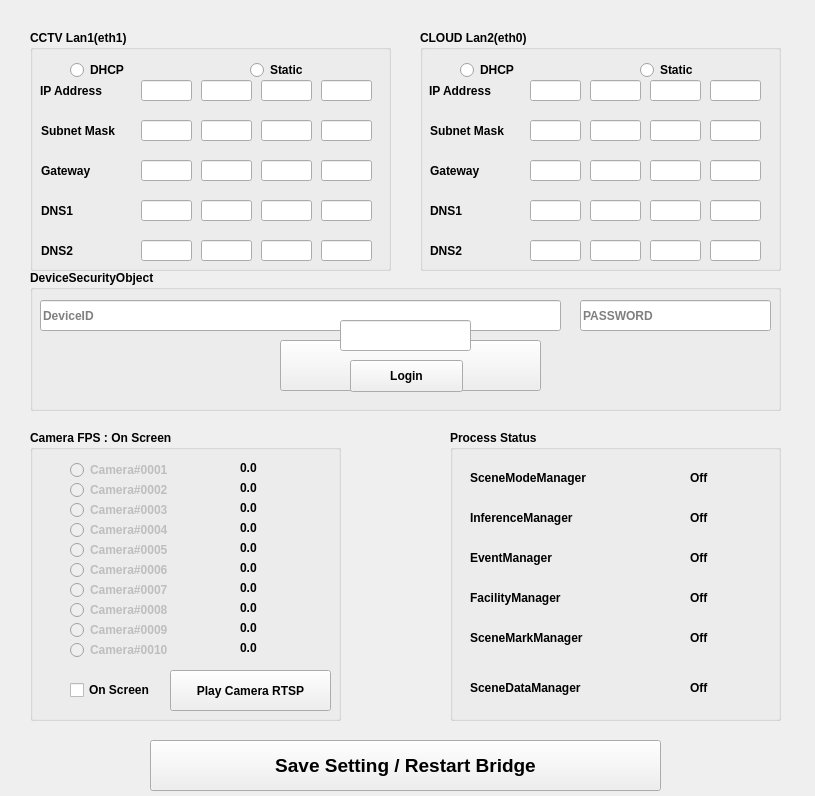
 <widget class="QMainWindow" name="MainWindow">
  <property name="geometry">
   <rect>
    <x>0</x>
    <y>0</y>
    <width>815</width>
    <height>796</height>
   </rect>
  </property>
  <property name="windowTitle">
   <string>Ghost-i</string>
  </property>
  <widget class="QWidget" name="centralwidget">
   <widget class="QGroupBox" name="groupbox1">
    <property name="geometry">
     <rect>
      <x>30</x>
      <y>30</y>
      <width>361</width>
      <height>241</height>
     </rect>
    </property>
    <property name="font">
     <font>
      <bold>true</bold>
     </font>
    </property>
    <property name="autoFillBackground">
     <bool>false</bool>
    </property>
    <property name="title">
     <string>CCTV Lan1(eth1)</string>
    </property>
    <widget class="QLineEdit" name="lan1_ip_01">
     <property name="geometry">
      <rect>
       <x>111</x>
       <y>50</y>
       <width>51</width>
       <height>21</height>
      </rect>
     </property>
     <property name="inputMethodHints">
      <set>Qt::ImhDigitsOnly</set>
     </property>
     <property name="maxLength">
      <number>3</number>
     </property>
    </widget>
    <widget class="QLabel" name="label">
     <property name="geometry">
      <rect>
       <x>10</x>
       <y>50</y>
       <width>81</width>
       <height>21</height>
      </rect>
     </property>
     <property name="text">
      <string>IP Address</string>
     </property>
    </widget>
    <widget class="QLineEdit" name="lan1_ip_02">
     <property name="geometry">
      <rect>
       <x>171</x>
       <y>50</y>
       <width>51</width>
       <height>21</height>
      </rect>
     </property>
     <property name="inputMethodHints">
      <set>Qt::ImhDigitsOnly</set>
     </property>
     <property name="maxLength">
      <number>3</number>
     </property>
    </widget>
    <widget class="QLineEdit" name="lan1_ip_04">
     <property name="geometry">
      <rect>
       <x>291</x>
       <y>50</y>
       <width>51</width>
       <height>21</height>
      </rect>
     </property>
     <property name="inputMethodHints">
      <set>Qt::ImhDigitsOnly</set>
     </property>
     <property name="maxLength">
      <number>3</number>
     </property>
    </widget>
    <widget class="QLineEdit" name="lan1_ip_03">
     <property name="geometry">
      <rect>
       <x>231</x>
       <y>50</y>
       <width>51</width>
       <height>21</height>
      </rect>
     </property>
     <property name="inputMethodHints">
      <set>Qt::ImhDigitsOnly</set>
     </property>
     <property name="maxLength">
      <number>3</number>
     </property>
    </widget>
    <widget class="QLineEdit" name="lan1_subnet_03">
     <property name="geometry">
      <rect>
       <x>231</x>
       <y>90</y>
       <width>51</width>
       <height>21</height>
      </rect>
     </property>
     <property name="inputMethodHints">
      <set>Qt::ImhDigitsOnly</set>
     </property>
     <property name="maxLength">
      <number>3</number>
     </property>
    </widget>
    <widget class="QLineEdit" name="lan1_subnet_04">
     <property name="geometry">
      <rect>
       <x>291</x>
       <y>90</y>
       <width>51</width>
       <height>21</height>
      </rect>
     </property>
     <property name="inputMethodHints">
      <set>Qt::ImhDigitsOnly</set>
     </property>
     <property name="maxLength">
      <number>3</number>
     </property>
    </widget>
    <widget class="QLabel" name="label_2">
     <property name="geometry">
      <rect>
       <x>11</x>
       <y>90</y>
       <width>91</width>
       <height>21</height>
      </rect>
     </property>
     <property name="text">
      <string>Subnet Mask</string>
     </property>
    </widget>
    <widget class="QLineEdit" name="lan1_subnet_01">
     <property name="geometry">
      <rect>
       <x>111</x>
       <y>90</y>
       <width>51</width>
       <height>21</height>
      </rect>
     </property>
     <property name="inputMethodHints">
      <set>Qt::ImhDigitsOnly</set>
     </property>
     <property name="maxLength">
      <number>3</number>
     </property>
    </widget>
    <widget class="QLineEdit" name="lan1_subnet_02">
     <property name="geometry">
      <rect>
       <x>171</x>
       <y>90</y>
       <width>51</width>
       <height>21</height>
      </rect>
     </property>
     <property name="inputMethodHints">
      <set>Qt::ImhDigitsOnly</set>
     </property>
     <property name="maxLength">
      <number>3</number>
     </property>
    </widget>
    <widget class="QLineEdit" name="lan1_gateway_03">
     <property name="geometry">
      <rect>
       <x>231</x>
       <y>130</y>
       <width>51</width>
       <height>21</height>
      </rect>
     </property>
     <property name="inputMethodHints">
      <set>Qt::ImhDigitsOnly</set>
     </property>
     <property name="maxLength">
      <number>3</number>
     </property>
    </widget>
    <widget class="QLineEdit" name="lan1_gateway_04">
     <property name="geometry">
      <rect>
       <x>291</x>
       <y>130</y>
       <width>51</width>
       <height>21</height>
      </rect>
     </property>
     <property name="inputMethodHints">
      <set>Qt::ImhDigitsOnly</set>
     </property>
     <property name="maxLength">
      <number>3</number>
     </property>
    </widget>
    <widget class="QLabel" name="label_3">
     <property name="geometry">
      <rect>
       <x>11</x>
       <y>130</y>
       <width>81</width>
       <height>21</height>
      </rect>
     </property>
     <property name="text">
      <string>Gateway</string>
     </property>
    </widget>
    <widget class="QLineEdit" name="lan1_gateway_01">
     <property name="geometry">
      <rect>
       <x>111</x>
       <y>130</y>
       <width>51</width>
       <height>21</height>
      </rect>
     </property>
     <property name="inputMethodHints">
      <set>Qt::ImhDigitsOnly</set>
     </property>
     <property name="maxLength">
      <number>3</number>
     </property>
    </widget>
    <widget class="QLineEdit" name="lan1_gateway_02">
     <property name="geometry">
      <rect>
       <x>171</x>
       <y>130</y>
       <width>51</width>
       <height>21</height>
      </rect>
     </property>
     <property name="inputMethodHints">
      <set>Qt::ImhDigitsOnly</set>
     </property>
     <property name="maxLength">
      <number>3</number>
     </property>
    </widget>
    <widget class="QLabel" name="label_7">
     <property name="geometry">
      <rect>
       <x>11</x>
       <y>170</y>
       <width>81</width>
       <height>21</height>
      </rect>
     </property>
     <property name="text">
      <string>DNS1</string>
     </property>
    </widget>
    <widget class="QLineEdit" name="lan1_dns1_04">
     <property name="geometry">
      <rect>
       <x>291</x>
       <y>170</y>
       <width>51</width>
       <height>21</height>
      </rect>
     </property>
     <property name="inputMethodHints">
      <set>Qt::ImhDigitsOnly</set>
     </property>
     <property name="maxLength">
      <number>3</number>
     </property>
    </widget>
    <widget class="QLineEdit" name="lan1_dns1_01">
     <property name="geometry">
      <rect>
       <x>111</x>
       <y>170</y>
       <width>51</width>
       <height>21</height>
      </rect>
     </property>
     <property name="inputMethodHints">
      <set>Qt::ImhDigitsOnly</set>
     </property>
     <property name="maxLength">
      <number>3</number>
     </property>
    </widget>
    <widget class="QLineEdit" name="lan1_dns1_02">
     <property name="geometry">
      <rect>
       <x>171</x>
       <y>170</y>
       <width>51</width>
       <height>21</height>
      </rect>
     </property>
     <property name="inputMethodHints">
      <set>Qt::ImhDigitsOnly</set>
     </property>
     <property name="maxLength">
      <number>3</number>
     </property>
    </widget>
    <widget class="QLineEdit" name="lan1_dns1_03">
     <property name="geometry">
      <rect>
       <x>231</x>
       <y>170</y>
       <width>51</width>
       <height>21</height>
      </rect>
     </property>
     <property name="inputMethodHints">
      <set>Qt::ImhDigitsOnly</set>
     </property>
     <property name="maxLength">
      <number>3</number>
     </property>
    </widget>
    <widget class="QLabel" name="label_8">
     <property name="geometry">
      <rect>
       <x>11</x>
       <y>210</y>
       <width>81</width>
       <height>21</height>
      </rect>
     </property>
     <property name="text">
      <string>DNS2</string>
     </property>
    </widget>
    <widget class="QLineEdit" name="lan1_dns2_04">
     <property name="geometry">
      <rect>
       <x>291</x>
       <y>210</y>
       <width>51</width>
       <height>21</height>
      </rect>
     </property>
     <property name="inputMethodHints">
      <set>Qt::ImhDigitsOnly</set>
     </property>
     <property name="maxLength">
      <number>3</number>
     </property>
    </widget>
    <widget class="QLineEdit" name="lan1_dns2_01">
     <property name="geometry">
      <rect>
       <x>111</x>
       <y>210</y>
       <width>51</width>
       <height>21</height>
      </rect>
     </property>
     <property name="inputMethodHints">
      <set>Qt::ImhDigitsOnly</set>
     </property>
     <property name="maxLength">
      <number>3</number>
     </property>
    </widget>
    <widget class="QLineEdit" name="lan1_dns2_02">
     <property name="geometry">
      <rect>
       <x>171</x>
       <y>210</y>
       <width>51</width>
       <height>21</height>
      </rect>
     </property>
     <property name="inputMethodHints">
      <set>Qt::ImhDigitsOnly</set>
     </property>
     <property name="maxLength">
      <number>3</number>
     </property>
    </widget>
    <widget class="QLineEdit" name="lan1_dns2_03">
     <property name="geometry">
      <rect>
       <x>231</x>
       <y>210</y>
       <width>51</width>
       <height>21</height>
      </rect>
     </property>
     <property name="inputMethodHints">
      <set>Qt::ImhDigitsOnly</set>
     </property>
     <property name="maxLength">
      <number>3</number>
     </property>
    </widget>
    <widget class="QRadioButton" name="lan1_dhcp_rb">
     <property name="geometry">
      <rect>
       <x>40</x>
       <y>30</y>
       <width>99</width>
       <height>20</height>
      </rect>
     </property>
     <property name="text">
      <string>DHCP</string>
     </property>
    </widget>
    <widget class="QRadioButton" name="lan1_static_rb">
     <property name="geometry">
      <rect>
       <x>220</x>
       <y>30</y>
       <width>99</width>
       <height>20</height>
      </rect>
     </property>
     <property name="text">
      <string>Static</string>
     </property>
    </widget>
   </widget>
   <widget class="QGroupBox" name="groupbox2">
    <property name="geometry">
     <rect>
      <x>420</x>
      <y>30</y>
      <width>361</width>
      <height>241</height>
     </rect>
    </property>
    <property name="font">
     <font>
      <bold>true</bold>
     </font>
    </property>
    <property name="title">
     <string>CLOUD Lan2(eth0)</string>
    </property>
    <widget class="QLineEdit" name="lan2_ip_01">
     <property name="geometry">
      <rect>
       <x>110</x>
       <y>50</y>
       <width>51</width>
       <height>21</height>
      </rect>
     </property>
     <property name="inputMethodHints">
      <set>Qt::ImhDigitsOnly</set>
     </property>
     <property name="maxLength">
      <number>3</number>
     </property>
    </widget>
    <widget class="QLabel" name="label_4">
     <property name="geometry">
      <rect>
       <x>9</x>
       <y>50</y>
       <width>81</width>
       <height>21</height>
      </rect>
     </property>
     <property name="text">
      <string>IP Address</string>
     </property>
    </widget>
    <widget class="QLineEdit" name="lan2_ip_02">
     <property name="geometry">
      <rect>
       <x>170</x>
       <y>50</y>
       <width>51</width>
       <height>21</height>
      </rect>
     </property>
     <property name="inputMethodHints">
      <set>Qt::ImhDigitsOnly</set>
     </property>
     <property name="maxLength">
      <number>3</number>
     </property>
    </widget>
    <widget class="QLineEdit" name="lan2_ip_04">
     <property name="geometry">
      <rect>
       <x>290</x>
       <y>50</y>
       <width>51</width>
       <height>21</height>
      </rect>
     </property>
     <property name="inputMethodHints">
      <set>Qt::ImhDigitsOnly</set>
     </property>
     <property name="maxLength">
      <number>3</number>
     </property>
    </widget>
    <widget class="QLineEdit" name="lan2_ip_03">
     <property name="geometry">
      <rect>
       <x>230</x>
       <y>50</y>
       <width>51</width>
       <height>21</height>
      </rect>
     </property>
     <property name="inputMethodHints">
      <set>Qt::ImhDigitsOnly</set>
     </property>
     <property name="maxLength">
      <number>3</number>
     </property>
    </widget>
    <widget class="QLineEdit" name="lan2_subnet_03">
     <property name="geometry">
      <rect>
       <x>230</x>
       <y>90</y>
       <width>51</width>
       <height>21</height>
      </rect>
     </property>
     <property name="inputMethodHints">
      <set>Qt::ImhDigitsOnly</set>
     </property>
     <property name="maxLength">
      <number>3</number>
     </property>
    </widget>
    <widget class="QLineEdit" name="lan2_subnet_04">
     <property name="geometry">
      <rect>
       <x>290</x>
       <y>90</y>
       <width>51</width>
       <height>21</height>
      </rect>
     </property>
     <property name="inputMethodHints">
      <set>Qt::ImhDigitsOnly</set>
     </property>
     <property name="maxLength">
      <number>3</number>
     </property>
    </widget>
    <widget class="QLabel" name="label_5">
     <property name="geometry">
      <rect>
       <x>10</x>
       <y>90</y>
       <width>91</width>
       <height>21</height>
      </rect>
     </property>
     <property name="text">
      <string>Subnet Mask</string>
     </property>
    </widget>
    <widget class="QLineEdit" name="lan2_subnet_01">
     <property name="geometry">
      <rect>
       <x>110</x>
       <y>90</y>
       <width>51</width>
       <height>21</height>
      </rect>
     </property>
     <property name="inputMethodHints">
      <set>Qt::ImhDigitsOnly</set>
     </property>
     <property name="maxLength">
      <number>3</number>
     </property>
    </widget>
    <widget class="QLineEdit" name="lan2_subnet_02">
     <property name="geometry">
      <rect>
       <x>170</x>
       <y>90</y>
       <width>51</width>
       <height>21</height>
      </rect>
     </property>
     <property name="inputMethodHints">
      <set>Qt::ImhDigitsOnly</set>
     </property>
     <property name="maxLength">
      <number>3</number>
     </property>
    </widget>
    <widget class="QLineEdit" name="lan2_gateway_03">
     <property name="geometry">
      <rect>
       <x>230</x>
       <y>130</y>
       <width>51</width>
       <height>21</height>
      </rect>
     </property>
     <property name="inputMethodHints">
      <set>Qt::ImhDigitsOnly</set>
     </property>
     <property name="maxLength">
      <number>3</number>
     </property>
    </widget>
    <widget class="QLineEdit" name="lan2_gateway_04">
     <property name="geometry">
      <rect>
       <x>290</x>
       <y>130</y>
       <width>51</width>
       <height>21</height>
      </rect>
     </property>
     <property name="inputMethodHints">
      <set>Qt::ImhDigitsOnly</set>
     </property>
     <property name="maxLength">
      <number>3</number>
     </property>
    </widget>
    <widget class="QLabel" name="label_6">
     <property name="geometry">
      <rect>
       <x>10</x>
       <y>130</y>
       <width>81</width>
       <height>21</height>
      </rect>
     </property>
     <property name="text">
      <string>Gateway</string>
     </property>
    </widget>
    <widget class="QLineEdit" name="lan2_gateway_01">
     <property name="geometry">
      <rect>
       <x>110</x>
       <y>130</y>
       <width>51</width>
       <height>21</height>
      </rect>
     </property>
     <property name="inputMethodHints">
      <set>Qt::ImhDigitsOnly</set>
     </property>
     <property name="maxLength">
      <number>3</number>
     </property>
    </widget>
    <widget class="QLineEdit" name="lan2_gateway_02">
     <property name="geometry">
      <rect>
       <x>170</x>
       <y>130</y>
       <width>51</width>
       <height>21</height>
      </rect>
     </property>
     <property name="inputMethodHints">
      <set>Qt::ImhDigitsOnly</set>
     </property>
     <property name="maxLength">
      <number>3</number>
     </property>
    </widget>
    <widget class="QLineEdit" name="lan2_dns1_02">
     <property name="geometry">
      <rect>
       <x>170</x>
       <y>170</y>
       <width>51</width>
       <height>21</height>
      </rect>
     </property>
     <property name="inputMethodHints">
      <set>Qt::ImhDigitsOnly</set>
     </property>
     <property name="maxLength">
      <number>3</number>
     </property>
    </widget>
    <widget class="QLabel" name="label_9">
     <property name="geometry">
      <rect>
       <x>10</x>
       <y>210</y>
       <width>81</width>
       <height>21</height>
      </rect>
     </property>
     <property name="text">
      <string>DNS2</string>
     </property>
    </widget>
    <widget class="QLabel" name="label_10">
     <property name="geometry">
      <rect>
       <x>10</x>
       <y>170</y>
       <width>81</width>
       <height>21</height>
      </rect>
     </property>
     <property name="text">
      <string>DNS1</string>
     </property>
    </widget>
    <widget class="QLineEdit" name="lan2_dns1_03">
     <property name="geometry">
      <rect>
       <x>230</x>
       <y>170</y>
       <width>51</width>
       <height>21</height>
      </rect>
     </property>
     <property name="inputMethodHints">
      <set>Qt::ImhDigitsOnly</set>
     </property>
     <property name="maxLength">
      <number>3</number>
     </property>
    </widget>
    <widget class="QLineEdit" name="lan2_dns1_01">
     <property name="geometry">
      <rect>
       <x>110</x>
       <y>170</y>
       <width>51</width>
       <height>21</height>
      </rect>
     </property>
     <property name="inputMethodHints">
      <set>Qt::ImhDigitsOnly</set>
     </property>
     <property name="maxLength">
      <number>3</number>
     </property>
    </widget>
    <widget class="QLineEdit" name="lan2_dns2_03">
     <property name="geometry">
      <rect>
       <x>230</x>
       <y>210</y>
       <width>51</width>
       <height>21</height>
      </rect>
     </property>
     <property name="inputMethodHints">
      <set>Qt::ImhDigitsOnly</set>
     </property>
     <property name="maxLength">
      <number>3</number>
     </property>
    </widget>
    <widget class="QLineEdit" name="lan2_dns2_04">
     <property name="geometry">
      <rect>
       <x>290</x>
       <y>210</y>
       <width>51</width>
       <height>21</height>
      </rect>
     </property>
     <property name="inputMethodHints">
      <set>Qt::ImhDigitsOnly</set>
     </property>
     <property name="maxLength">
      <number>3</number>
     </property>
    </widget>
    <widget class="QLineEdit" name="lan2_dns1_04">
     <property name="geometry">
      <rect>
       <x>290</x>
       <y>170</y>
       <width>51</width>
       <height>21</height>
      </rect>
     </property>
     <property name="inputMethodHints">
      <set>Qt::ImhDigitsOnly</set>
     </property>
     <property name="maxLength">
      <number>3</number>
     </property>
    </widget>
    <widget class="QLineEdit" name="lan2_dns2_01">
     <property name="geometry">
      <rect>
       <x>110</x>
       <y>210</y>
       <width>51</width>
       <height>21</height>
      </rect>
     </property>
     <property name="inputMethodHints">
      <set>Qt::ImhDigitsOnly</set>
     </property>
     <property name="maxLength">
      <number>3</number>
     </property>
    </widget>
    <widget class="QLineEdit" name="lan2_dns2_02">
     <property name="geometry">
      <rect>
       <x>170</x>
       <y>210</y>
       <width>51</width>
       <height>21</height>
      </rect>
     </property>
     <property name="inputMethodHints">
      <set>Qt::ImhDigitsOnly</set>
     </property>
     <property name="maxLength">
      <number>3</number>
     </property>
    </widget>
    <widget class="QRadioButton" name="lan2_static_rb">
     <property name="geometry">
      <rect>
       <x>220</x>
       <y>30</y>
       <width>99</width>
       <height>20</height>
      </rect>
     </property>
     <property name="text">
      <string>Static</string>
     </property>
    </widget>
    <widget class="QRadioButton" name="lan2_dhcp_rb">
     <property name="geometry">
      <rect>
       <x>40</x>
       <y>30</y>
       <width>99</width>
       <height>20</height>
      </rect>
     </property>
     <property name="text">
      <string>DHCP</string>
     </property>
    </widget>
   </widget>
   <widget class="QPushButton" name="BtnSaveSetting">
    <property name="geometry">
     <rect>
      <x>150</x>
      <y>740</y>
      <width>511</width>
      <height>51</height>
     </rect>
    </property>
    <property name="font">
     <font>
      <pointsize>14</pointsize>
      <bold>true</bold>
     </font>
    </property>
    <property name="text">
     <string>Save Setting / Restart Bridge</string>
    </property>
   </widget>
   <widget class="QGroupBox" name="groupbox6">
    <property name="geometry">
     <rect>
      <x>30</x>
      <y>430</y>
      <width>311</width>
      <height>291</height>
     </rect>
    </property>
    <property name="font">
     <font>
      <bold>true</bold>
     </font>
    </property>
    <property name="title">
     <string>Camera FPS : On Screen</string>
    </property>
    <widget class="QLabel" name="camera_01">
     <property name="geometry">
      <rect>
       <x>210</x>
       <y>30</y>
       <width>60</width>
       <height>16</height>
      </rect>
     </property>
     <property name="text">
      <string>0.0</string>
     </property>
    </widget>
    <widget class="QLabel" name="camera_02">
     <property name="geometry">
      <rect>
       <x>210</x>
       <y>50</y>
       <width>60</width>
       <height>16</height>
      </rect>
     </property>
     <property name="text">
      <string>0.0</string>
     </property>
    </widget>
    <widget class="QLabel" name="camera_03">
     <property name="geometry">
      <rect>
       <x>210</x>
       <y>70</y>
       <width>60</width>
       <height>16</height>
      </rect>
     </property>
     <property name="text">
      <string>0.0</string>
     </property>
    </widget>
    <widget class="QLabel" name="camera_04">
     <property name="geometry">
      <rect>
       <x>210</x>
       <y>90</y>
       <width>60</width>
       <height>16</height>
      </rect>
     </property>
     <property name="text">
      <string>0.0</string>
     </property>
    </widget>
    <widget class="QLabel" name="camera_05">
     <property name="geometry">
      <rect>
       <x>210</x>
       <y>110</y>
       <width>60</width>
       <height>16</height>
      </rect>
     </property>
     <property name="text">
      <string>0.0</string>
     </property>
    </widget>
    <widget class="QLabel" name="camera_06">
     <property name="geometry">
      <rect>
       <x>210</x>
       <y>130</y>
       <width>60</width>
       <height>16</height>
      </rect>
     </property>
     <property name="text">
      <string>0.0</string>
     </property>
    </widget>
    <widget class="QLabel" name="camera_07">
     <property name="geometry">
      <rect>
       <x>210</x>
       <y>150</y>
       <width>60</width>
       <height>16</height>
      </rect>
     </property>
     <property name="text">
      <string>0.0</string>
     </property>
    </widget>
    <widget class="QLabel" name="camera_08">
     <property name="geometry">
      <rect>
       <x>210</x>
       <y>170</y>
       <width>60</width>
       <height>16</height>
      </rect>
     </property>
     <property name="text">
      <string>0.0</string>
     </property>
    </widget>
    <widget class="QLabel" name="camera_09">
     <property name="geometry">
      <rect>
       <x>210</x>
       <y>190</y>
       <width>60</width>
       <height>16</height>
      </rect>
     </property>
     <property name="text">
      <string>0.0</string>
     </property>
    </widget>
    <widget class="QLabel" name="camera_10">
     <property name="geometry">
      <rect>
       <x>210</x>
       <y>210</y>
       <width>60</width>
       <height>16</height>
      </rect>
     </property>
     <property name="text">
      <string>0.0</string>
     </property>
    </widget>
    <widget class="QRadioButton" name="opt_camera_0001">
     <property name="enabled">
      <bool>false</bool>
     </property>
     <property name="geometry">
      <rect>
       <x>40</x>
       <y>30</y>
       <width>141</width>
       <height>20</height>
      </rect>
     </property>
     <property name="text">
      <string>Camera#0001</string>
     </property>
    </widget>
    <widget class="QRadioButton" name="opt_camera_0002">
     <property name="enabled">
      <bool>false</bool>
     </property>
     <property name="geometry">
      <rect>
       <x>40</x>
       <y>50</y>
       <width>141</width>
       <height>20</height>
      </rect>
     </property>
     <property name="text">
      <string>Camera#0002</string>
     </property>
    </widget>
    <widget class="QRadioButton" name="opt_camera_0003">
     <property name="enabled">
      <bool>false</bool>
     </property>
     <property name="geometry">
      <rect>
       <x>40</x>
       <y>70</y>
       <width>141</width>
       <height>20</height>
      </rect>
     </property>
     <property name="text">
      <string>Camera#0003</string>
     </property>
    </widget>
    <widget class="QRadioButton" name="opt_camera_0004">
     <property name="enabled">
      <bool>false</bool>
     </property>
     <property name="geometry">
      <rect>
       <x>40</x>
       <y>90</y>
       <width>141</width>
       <height>20</height>
      </rect>
     </property>
     <property name="text">
      <string>Camera#0004</string>
     </property>
    </widget>
    <widget class="QRadioButton" name="opt_camera_0005">
     <property name="enabled">
      <bool>false</bool>
     </property>
     <property name="geometry">
      <rect>
       <x>40</x>
       <y>110</y>
       <width>141</width>
       <height>20</height>
      </rect>
     </property>
     <property name="text">
      <string>Camera#0005</string>
     </property>
    </widget>
    <widget class="QRadioButton" name="opt_camera_0006">
     <property name="enabled">
      <bool>false</bool>
     </property>
     <property name="geometry">
      <rect>
       <x>40</x>
       <y>130</y>
       <width>141</width>
       <height>20</height>
      </rect>
     </property>
     <property name="text">
      <string>Camera#0006</string>
     </property>
    </widget>
    <widget class="QRadioButton" name="opt_camera_0007">
     <property name="enabled">
      <bool>false</bool>
     </property>
     <property name="geometry">
      <rect>
       <x>40</x>
       <y>150</y>
       <width>141</width>
       <height>20</height>
      </rect>
     </property>
     <property name="text">
      <string>Camera#0007</string>
     </property>
    </widget>
    <widget class="QRadioButton" name="opt_camera_0008">
     <property name="enabled">
      <bool>false</bool>
     </property>
     <property name="geometry">
      <rect>
       <x>40</x>
       <y>170</y>
       <width>141</width>
       <height>20</height>
      </rect>
     </property>
     <property name="text">
      <string>Camera#0008</string>
     </property>
    </widget>
    <widget class="QRadioButton" name="opt_camera_0009">
     <property name="enabled">
      <bool>false</bool>
     </property>
     <property name="geometry">
      <rect>
       <x>40</x>
       <y>190</y>
       <width>141</width>
       <height>20</height>
      </rect>
     </property>
     <property name="text">
      <string>Camera#0009</string>
     </property>
    </widget>
    <widget class="QRadioButton" name="opt_camera_0010">
     <property name="enabled">
      <bool>false</bool>
     </property>
     <property name="geometry">
      <rect>
       <x>40</x>
       <y>210</y>
       <width>141</width>
       <height>20</height>
      </rect>
     </property>
     <property name="text">
      <string>Camera#0010</string>
     </property>
    </widget>
    <widget class="QCheckBox" name="chk_display_on">
     <property name="geometry">
      <rect>
       <x>40</x>
       <y>250</y>
       <width>91</width>
       <height>20</height>
      </rect>
     </property>
     <property name="text">
      <string>On Screen</string>
     </property>
    </widget>
    <widget class="QPushButton" name="btnPlayVod">
     <property name="geometry">
      <rect>
       <x>140</x>
       <y>240</y>
       <width>161</width>
       <height>41</height>
      </rect>
     </property>
     <property name="text">
      <string>Play Camera RTSP</string>
     </property>
    </widget>
   </widget>
   <widget class="QGroupBox" name="groupbox7">
    <property name="geometry">
     <rect>
      <x>450</x>
      <y>430</y>
      <width>331</width>
      <height>291</height>
     </rect>
    </property>
    <property name="font">
     <font>
      <bold>true</bold>
     </font>
    </property>
    <property name="title">
     <string>Process Status</string>
    </property>
    <widget class="QLabel" name="label_12">
     <property name="geometry">
      <rect>
       <x>20</x>
       <y>40</y>
       <width>131</width>
       <height>16</height>
      </rect>
     </property>
     <property name="font">
      <font>
       <bold>true</bold>
      </font>
     </property>
     <property name="text">
      <string>SceneModeManager</string>
     </property>
    </widget>
    <widget class="QLabel" name="status_scenemode">
     <property name="geometry">
      <rect>
       <x>240</x>
       <y>40</y>
       <width>60</width>
       <height>16</height>
      </rect>
     </property>
     <property name="text">
      <string>Off</string>
     </property>
    </widget>
    <widget class="QLabel" name="label_15">
     <property name="geometry">
      <rect>
       <x>20</x>
       <y>80</y>
       <width>116</width>
       <height>16</height>
      </rect>
     </property>
     <property name="text">
      <string>InferenceManager</string>
     </property>
    </widget>
    <widget class="QLabel" name="status_inference">
     <property name="geometry">
      <rect>
       <x>240</x>
       <y>80</y>
       <width>60</width>
       <height>16</height>
      </rect>
     </property>
     <property name="text">
      <string>Off</string>
     </property>
    </widget>
    <widget class="QLabel" name="label_19">
     <property name="geometry">
      <rect>
       <x>20</x>
       <y>120</y>
       <width>92</width>
       <height>16</height>
      </rect>
     </property>
     <property name="text">
      <string>EventManager</string>
     </property>
    </widget>
    <widget class="QLabel" name="status_event">
     <property name="geometry">
      <rect>
       <x>240</x>
       <y>120</y>
       <width>60</width>
       <height>16</height>
      </rect>
     </property>
     <property name="text">
      <string>Off</string>
     </property>
    </widget>
    <widget class="QLabel" name="label_23">
     <property name="geometry">
      <rect>
       <x>20</x>
       <y>160</y>
       <width>102</width>
       <height>16</height>
      </rect>
     </property>
     <property name="text">
      <string>FacilityManager</string>
     </property>
    </widget>
    <widget class="QLabel" name="status_facility">
     <property name="geometry">
      <rect>
       <x>240</x>
       <y>160</y>
       <width>60</width>
       <height>16</height>
      </rect>
     </property>
     <property name="text">
      <string>Off</string>
     </property>
    </widget>
    <widget class="QLabel" name="label_27">
     <property name="geometry">
      <rect>
       <x>20</x>
       <y>200</y>
       <width>128</width>
       <height>16</height>
      </rect>
     </property>
     <property name="text">
      <string>SceneMarkManager</string>
     </property>
    </widget>
    <widget class="QLabel" name="status_scenemark">
     <property name="geometry">
      <rect>
       <x>240</x>
       <y>200</y>
       <width>60</width>
       <height>16</height>
      </rect>
     </property>
     <property name="text">
      <string>Off</string>
     </property>
    </widget>
    <widget class="QLabel" name="label_31">
     <property name="geometry">
      <rect>
       <x>20</x>
       <y>250</y>
       <width>125</width>
       <height>16</height>
      </rect>
     </property>
     <property name="text">
      <string>SceneDataManager</string>
     </property>
    </widget>
    <widget class="QLabel" name="status_scenedata">
     <property name="geometry">
      <rect>
       <x>240</x>
       <y>250</y>
       <width>60</width>
       <height>16</height>
      </rect>
     </property>
     <property name="text">
      <string>Off</string>
     </property>
    </widget>
   </widget>
   <widget class="QGroupBox" name="groupbox5">
    <property name="geometry">
     <rect>
      <x>30</x>
      <y>270</y>
      <width>751</width>
      <height>141</height>
     </rect>
    </property>
    <property name="font">
     <font>
      <bold>true</bold>
     </font>
    </property>
    <property name="title">
     <string>DeviceSecurityObject</string>
    </property>
    <widget class="QLineEdit" name="txtDeviceID">
     <property name="geometry">
      <rect>
       <x>10</x>
       <y>30</y>
       <width>521</width>
       <height>31</height>
      </rect>
     </property>
     <property name="maxLength">
      <number>36</number>
     </property>
     <property name="placeholderText">
      <string>DeviceID</string>
     </property>
    </widget>
    <widget class="QLineEdit" name="txtDevicePassword">
     <property name="geometry">
      <rect>
       <x>550</x>
       <y>30</y>
       <width>191</width>
       <height>31</height>
      </rect>
     </property>
     <property name="maxLength">
      <number>12</number>
     </property>
     <property name="placeholderText">
      <string>PASSWORD</string>
     </property>
    </widget>
    <widget class="QPushButton" name="btnSaveDeviceID">
     <property name="geometry">
      <rect>
       <x>250</x>
       <y>70</y>
       <width>261</width>
       <height>51</height>
      </rect>
     </property>
     <property name="text">
      <string>Save DeviceID</string>
     </property>
    </widget>
    <widget class="QLineEdit" name="txtPassword">
     <property name="geometry">
      <rect>
       <x>310</x>
       <y>50</y>
       <width>131</width>
       <height>31</height>
      </rect>
     </property>
    </widget>
    <widget class="QPushButton" name="btnLogin">
     <property name="geometry">
      <rect>
       <x>320</x>
       <y>90</y>
       <width>113</width>
       <height>32</height>
      </rect>
     </property>
     <property name="text">
      <string>Login</string>
     </property>
    </widget>
   </widget>
  </widget>
 </widget>
